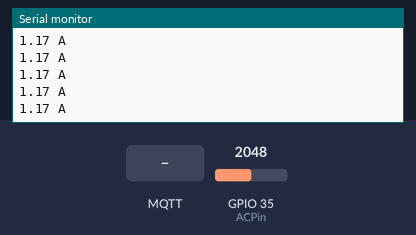
The sketch below on a simulated ESP32. On the bench: the last lines printed to the serial monitor. The test bench sets the inputs (shaded band); at power-on: GPIO 35 (ACPin) = 2048. WiFi joins after 1.5 s; servers stay silent unless stated; random numbers use the default seed unless the sketch sets one; no MQTT or app messages arrive unless stated.

Above: at 2.7 s.
2.8 s: MQTT message "1" arrives on the first subscribed topic
At 2.84 s:
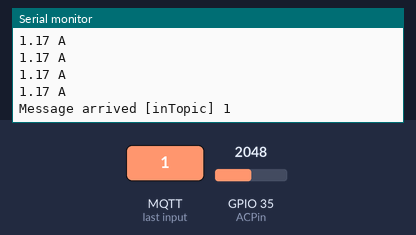
4.3 s: MQTT message "on" arrives on the first subscribed topic
At 4.33 s:
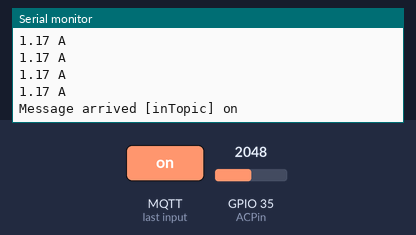
5.8 s: MQTT message "off" arrives on the first subscribed topic
At 5.82 s:
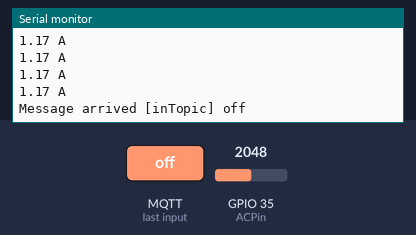
7.3 s: GPIO 35 (ACPin) set to 2866
At 7.31 s:
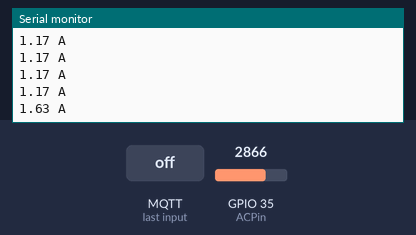
8.8 s: GPIO 35 (ACPin) set to 3603
At 8.8 s:
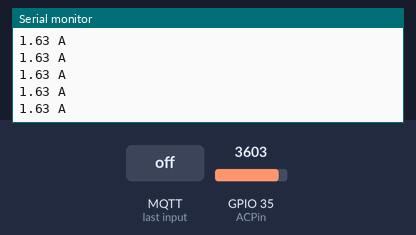
Timing chart, 0 to 11.3 s (numbered marks = the images above; inputs shaded):
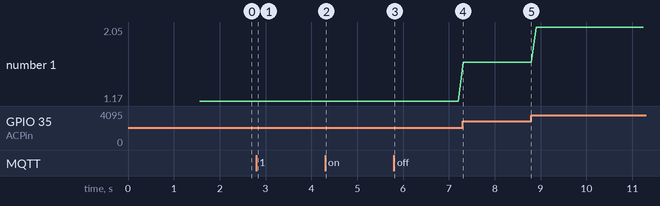

The sketch:

current.ino
```cpp
#include <WiFi.h>
#include <PubSubClient.h>

// Update these with values suitable for your network.

const char* ssid = "Hamburger";
const char* password = "Hamburger";
const char* mqtt_server = "pi-mqtt-server";

WiFiClient espClient;
PubSubClient client(espClient);
unsigned long lastMsg = 0;
#define MSG_BUFFER_SIZE	(50)
char msg[MSG_BUFFER_SIZE];
int value = 0;
#define BUTTON_PIN 0

const int ACPin = 35;         //set arduino signal read pin
#define ACTectionRange 0.5;    //set Non-invasive AC Current Sensor tection range (5A,10A,20A)
// VREF: Analog reference
// For Arduino UNO, Leonardo and mega2560, etc. change VREF to 5
// For Arduino Zero, Due, MKR Family, ESP32, etc. 3V3 controllers, change VREF to 3.3
#define VREF 3.3

float readACCurrentValue()
{
  float ACCurrtntValue = 0;
  float peakVoltage = 0;
  float voltageVirtualValue = 0;  //Vrms
  for (int i = 0; i < 5; i++)
  {
    peakVoltage += analogRead(ACPin);   //read peak voltage
    delay(1);
  }
  peakVoltage = peakVoltage / 5;
  voltageVirtualValue = peakVoltage * 0.707;    //change the peak voltage to the Virtual Value of voltage

  /*The circuit is amplified by 2 times, so it is divided by 2.*/
  voltageVirtualValue = (voltageVirtualValue / 1024 * VREF ) / 2;

  ACCurrtntValue = voltageVirtualValue * ACTectionRange;

  return ACCurrtntValue;
}


void setup_wifi() {

  delay(10);
  // We start by connecting to a WiFi network
  Serial.println();
  Serial.print("Connecting to ");
  Serial.println(ssid);

  WiFi.mode(WIFI_STA);
  WiFi.begin(ssid, password);

  while (WiFi.status() != WL_CONNECTED) {
    delay(500);
    Serial.print(".");
  }

  randomSeed(micros());

  Serial.println("");
  Serial.println("WiFi connected");
  Serial.println("IP address: ");
  Serial.println(WiFi.localIP());
}

void callback(char* topic, byte* payload, unsigned int length) {
  Serial.print("Message arrived [");
  Serial.print(topic);
  Serial.print("] ");
  for (int i = 0; i < length; i++) {
    Serial.print((char)payload[i]);
  }
  Serial.println();

}

void reconnect() {
  // Loop until we're reconnected
  while (!client.connected()) {
    Serial.print("Attempting MQTT connection...");
    // Create a random client ID
    String clientId = "ESP8266Client-";
    clientId += String(random(0xffff), HEX);
    // Attempt to connect
    if (client.connect(clientId.c_str())) {
      Serial.println("connected");
      // Once connected, publish an announcement...
      client.publish("outTopic", "hello world");
      // ... and resubscribe
      client.subscribe("inTopic");
    } else {
      Serial.print("failed, rc=");
      Serial.print(client.state());
      Serial.println(" try again in 5 seconds");
      // Wait 5 seconds before retrying
      delay(5000);
    }
  }
}

void setup() {
  Serial.begin(115200);
  setup_wifi();
  client.setServer(mqtt_server, 1883);
  client.setCallback(callback);

  // initialize digital pin LED_BUILTIN as an output.
  pinMode(BUTTON_PIN, INPUT);
}

void loop() {

  if (!client.connected()) {
    reconnect();
  }
  client.loop();

  float ACCurrentValue = readACCurrentValue(); //read AC Current Value
  Serial.print(ACCurrentValue);
  Serial.println(" A");

  char result[8]; // Buffer big enough for 7-character float
  dtostrf(ACCurrentValue, 6, 2, result); // Leave room for too large numbers


  client.publish("inmachines/lasercutter/power", result);

  delay(100);

}
```

Measured:
- after the input at 2.8 s, the serial monitor: prints a new line at once (image 1)
- after the input at 4.3 s, the serial monitor: prints a new line at once (image 2)
- after the input at 5.8 s, the serial monitor: prints a new line at once (image 3)
- after the input at 7.3 s, the serial monitor: prints a new line at once (image 4)
- plotted number 1: 1.17 → 1.63 after the input at 7.3 s, 1.63 → 2.05 after the input at 8.8 s
